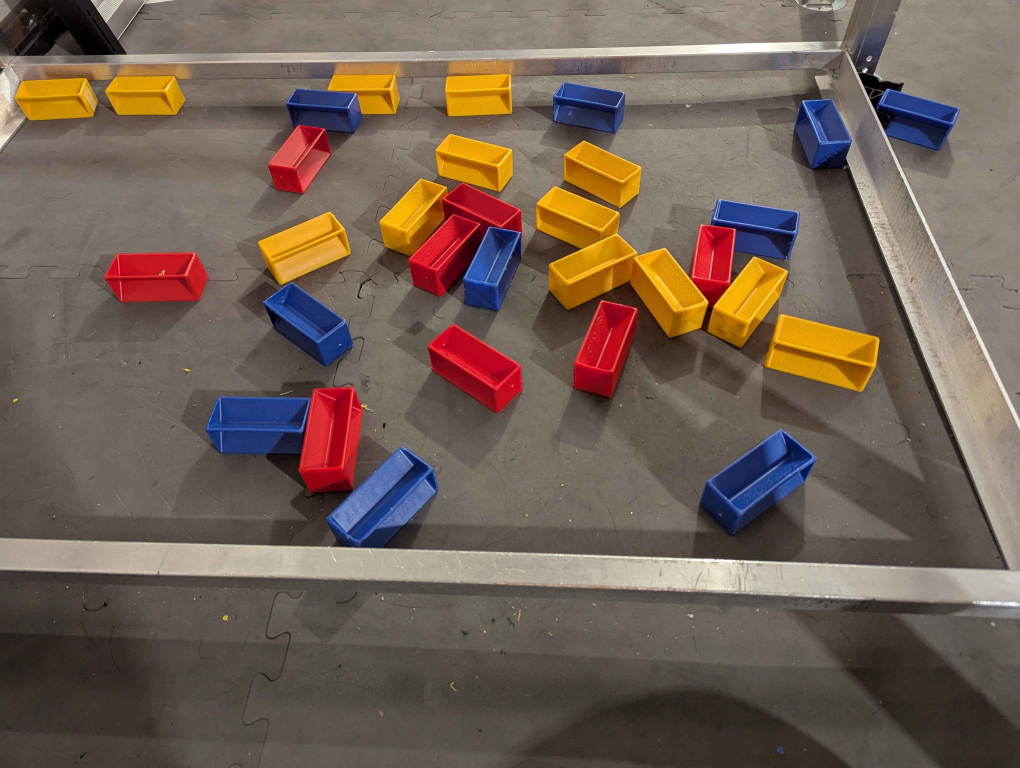
#> input picture img3.jpg, 4080 x 3072 px, found by its file name (shown at 1/4 size)
$ python testing.py
#> lines starting #> are read from the running program, lines starting #| are printed output that depends on the picture
import cv2
import numpy as np

img = cv2.imread("img3.jpg")
#> img is the input picture: shape (3072, 4080, 3); mean B, G, R 84.7, 96.4, 113.2
img = cv2.resize(img, (600, 800), img)
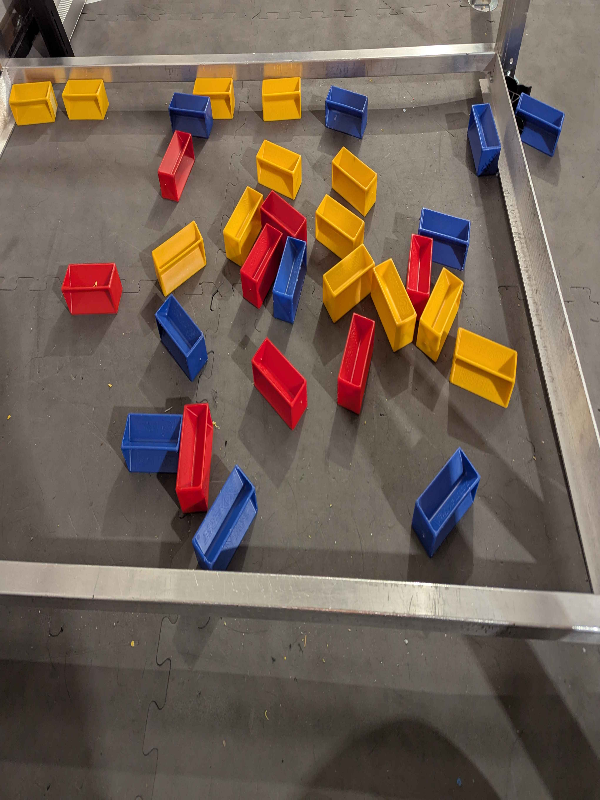
#> img: shape (800, 600, 3); mean B, G, R 84.6, 96.4, 113.1

dim = (600, 800)


edges = cv2.Canny(img,100, 200, apertureSize=3)
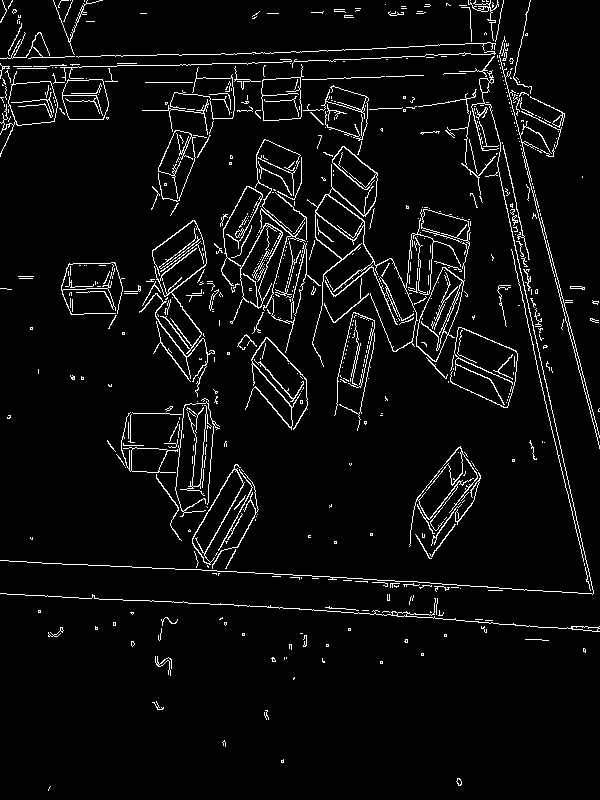
#> edges: shape (800, 600); 4.9% white in thin lines or dots

cv2.imshow("Canny", edges)


#matrix = cv2.getPerspectiveTransform(np.float32(bounds), np.float32([[0, 0], [dim[0], 0], dim, [0, dim[1]]]))
#transformed_image = cv2.warpPerspective(img, matrix, dim)

#cv2.imshow("Transformed - Top Down", transformed_image)
cv2.waitKey(0)
